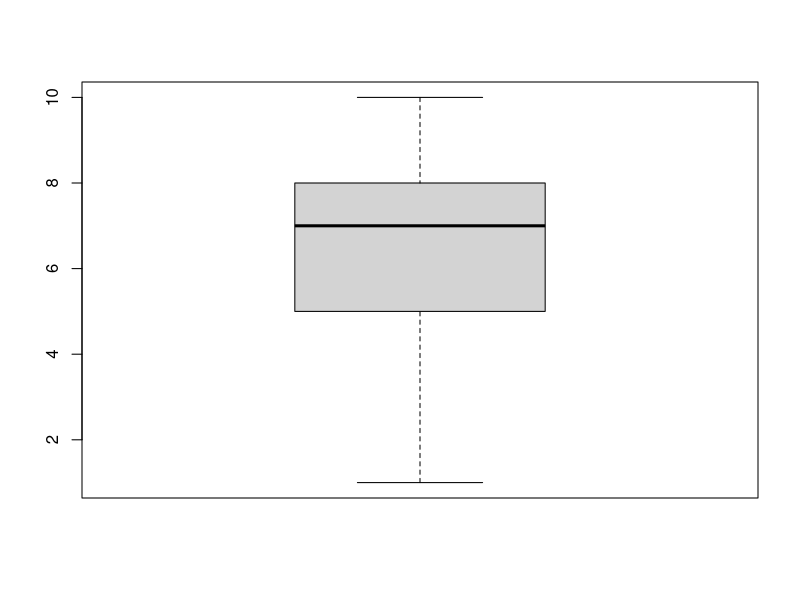
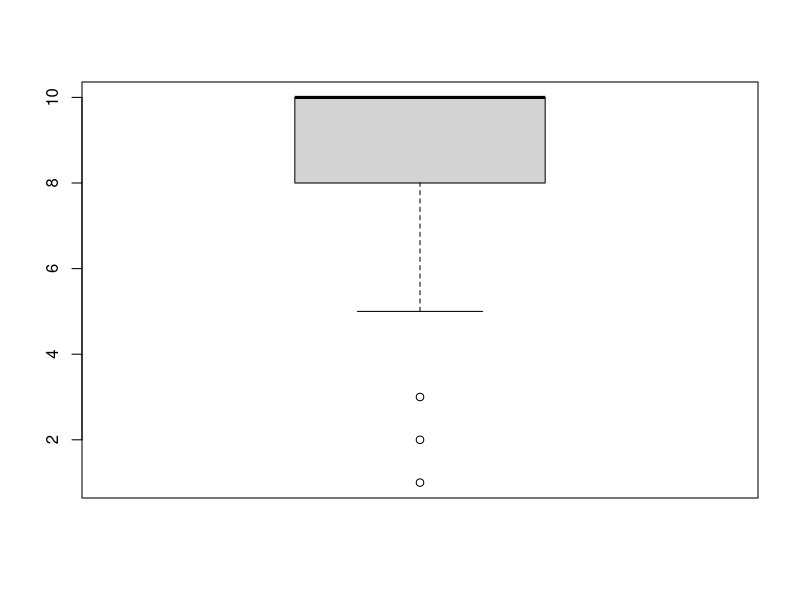
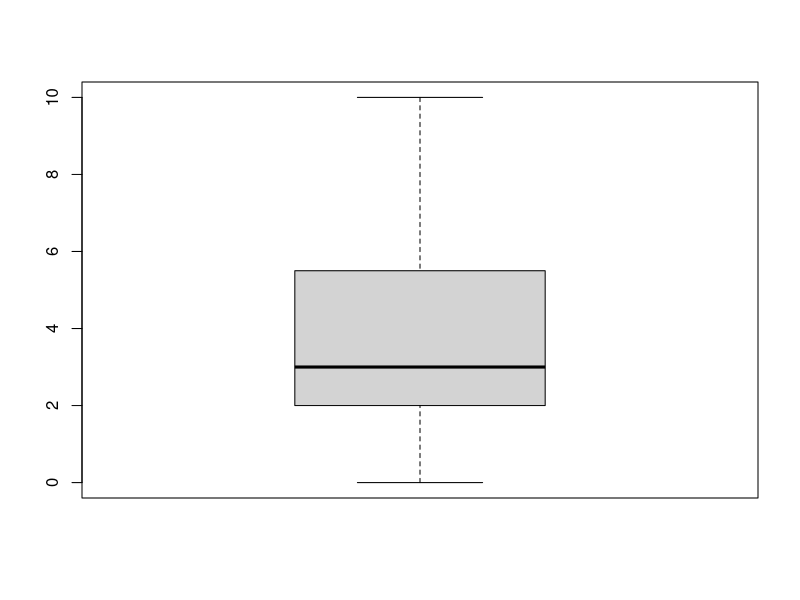
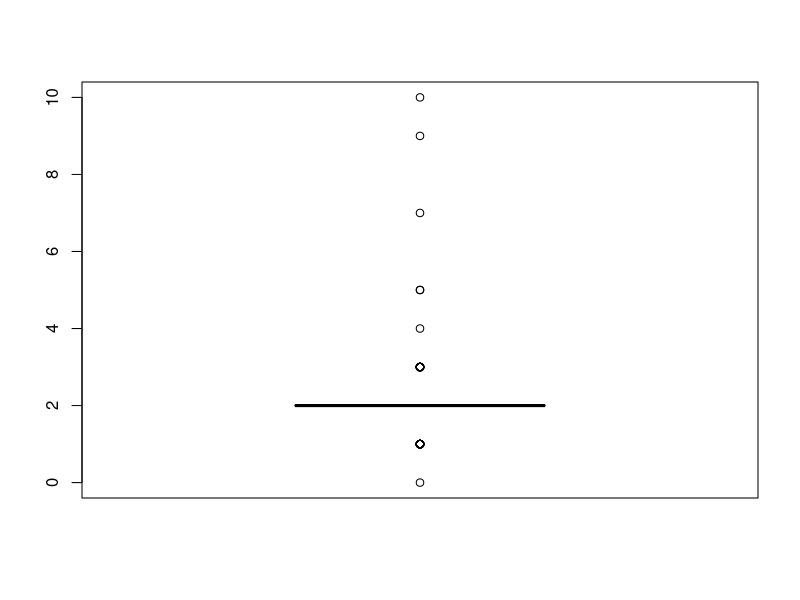
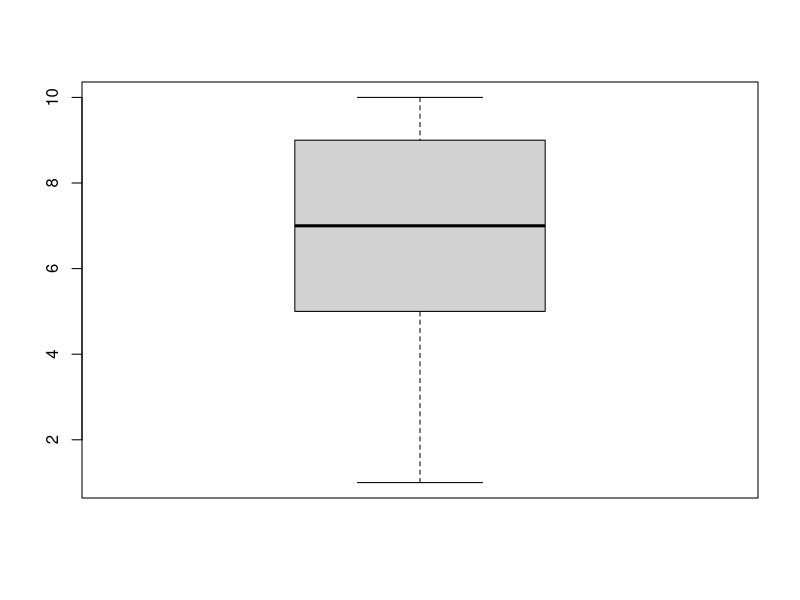
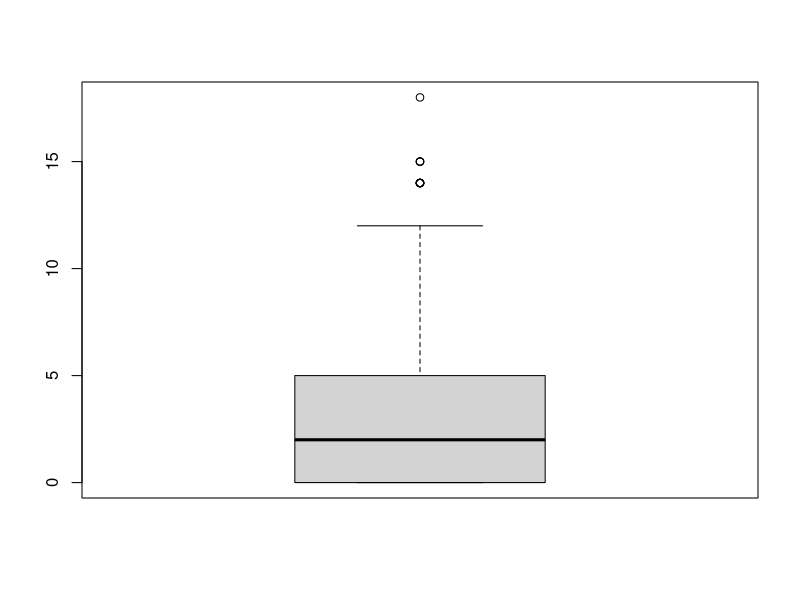
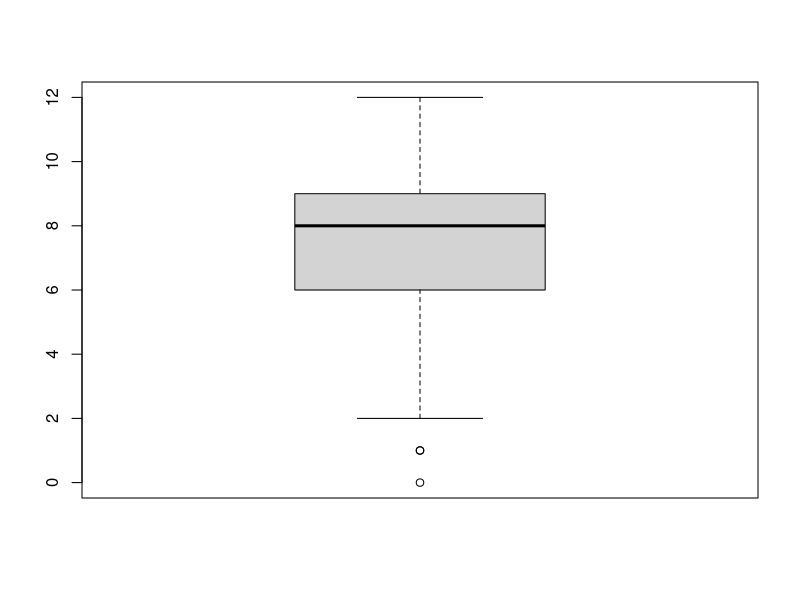
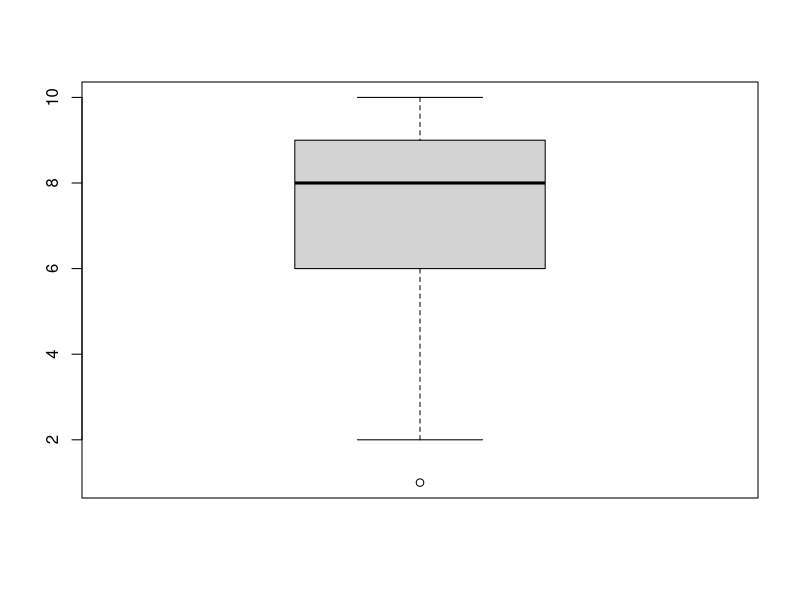

The R script that drew these images, in order: (Note: this script raises an error after producing the figures.)
## ---- chunk 1
knitr::opts_chunk$set(echo = FALSE)
alumnos <-read.csv("dataset-alumnos-v2.csv")

## ---- chunk 2
summary(cars)
## ---- chunk 3
summary(alumnos)
## ---- chunk 4
boxplot(alumnos$gusto_por_las_matematicas)
## ---- chunk 5
boxplot(alumnos$utilidad_de_matematicas)
## ---- chunk 6
boxplot(alumnos$tiempo_computadora_por_dia)
## ---- chunk 7
boxplot(alumnos$numero_de_idiomas)
## ---- chunk 8
boxplot(alumnos$gusto_por_cocinar)
## ---- chunk 9
boxplot(alumnos$horas_de_ejercicio_por_semana)
## ---- chunk 10
boxplot(alumnos$promedio_de_horas_clase)
## ---- chunk 11
boxplot(alumnos$nivel_de_sociable)
## ---- chunk 12
boxplot(alumnos$libros_escolares_al_semestre)
## ---- chunk 13
boxplot(alumnos$gusto_trabajo_en_equipo)
## ---- chunk 14
boxplot(alumnos$importancia_por_la_apariencia_personal_en_clase)
## ---- chunk 15
boxplot(alumnos$horas_de_videojuegos_al_dia)
## ---- chunk 16
boxplot(alumnos$tolerancia_por_la_sangre)
## ---- chunk 17
boxplot(alumnos$gusto_de_trabajar_con_sustancias)
## ---- chunk 18
boxplot(alumnos$solidaridad)
## ---- chunk 19
boxplot(alumnos$viajes_al_anio)
## ---- chunk 20
boxplot(alumnos$conocimiento_por_la_cultura_de_tu_estado)
## ---- chunk 21
boxplot(alumnos$destreza_fisica)
## ---- chunk 22
boxplot(alumnos$destreza_mental)
## ---- chunk 23
boxplot(alumnos$herramientas_adicionales)
## ---- chunk 24
plot(pressure)
